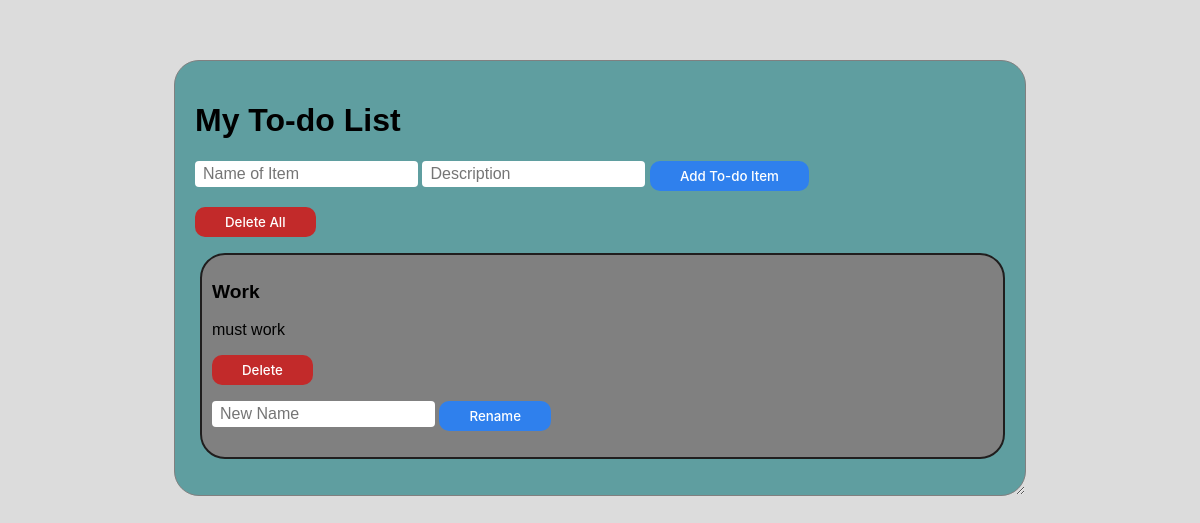
The page /todoapp/ on the database as committed earlier.
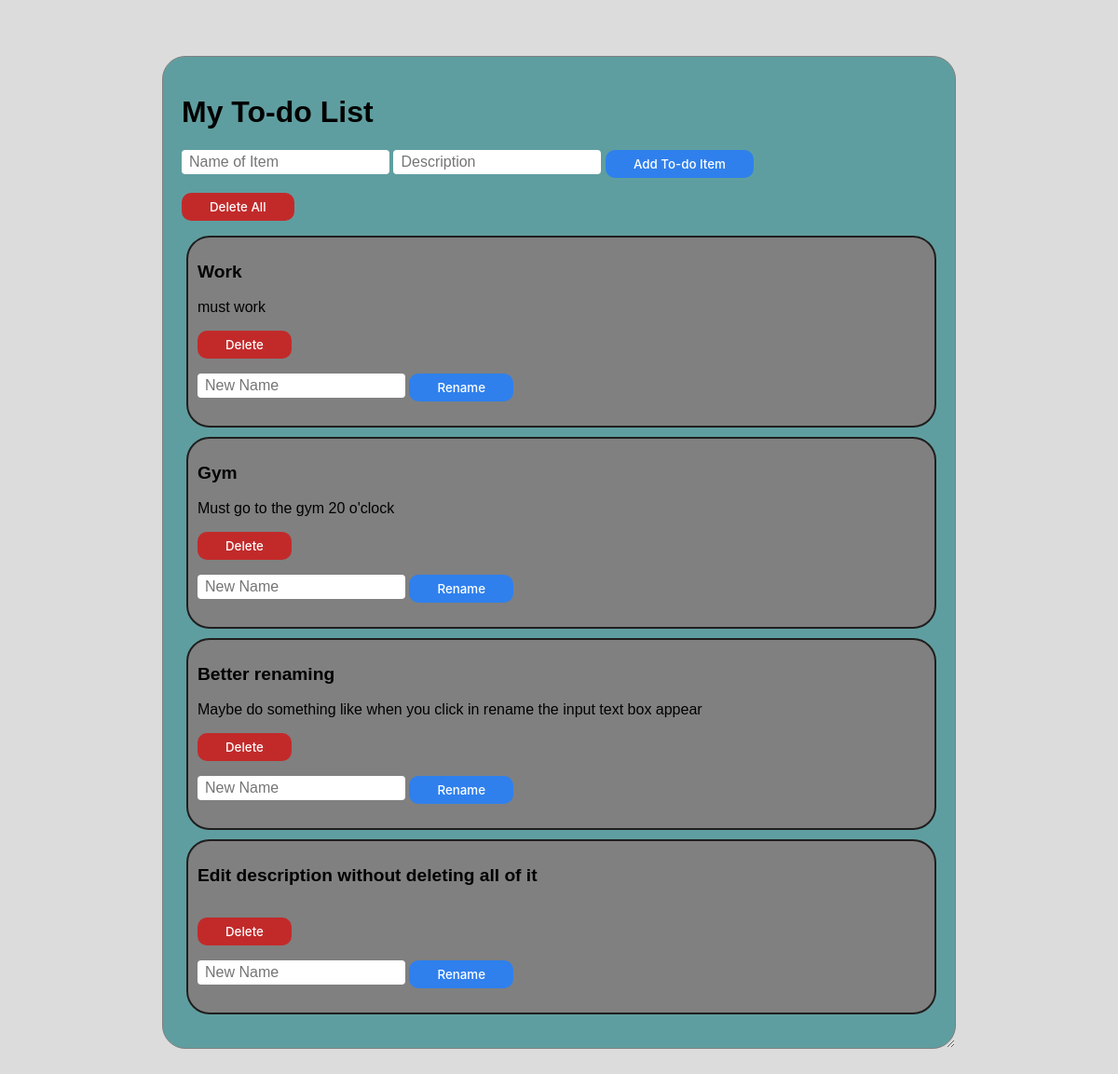
The same page on the database as committed later.
### todoapp/models.py (models this page shows)
class TodoListItem(models.Model):
    name = models.CharField(max_length=100)
    description = models.TextField()

### todoapp/views.py (the view)
# urls.py: path('todoapp/', todoappView),
def todoappView(request):
    all_todo_items = TodoListItem.objects.all()
    return render(request, 'index.html',
    {'all_items':all_todo_items})

### todoapp/templates/index.html (shortened to what this page needs)
{% load static %}
<html>
    <link rel="stylesheet" href="{% static 'todoapp/index.css' %}">
</html>
<body>
    <div class="resizable-content">
        <div id="header">
            <h1>My To-do List </h1>
        </div>
        <div id="forms">
            <form action="/addTodoItem/" method="post">
                <input class="input" type="text" name="name" placeholder="Name of Item" required>
                <input class="input" type="text" name="description" placeholder="Description">
                <input class="button" type="submit" value="Add To-do Item">
            </form>
            <form action="/deleteAllTodoItems/" method="post">
                <input class="bad-button" type="submit" value="Delete All">
            </form>
        </div>
        <div>
            <ul>
                {% for i in all_items %}
                <li>
                    <p>
                        <div class="item-name" style="font-family: 'Lucida Sans', 'Lucida Sans Regular', 'Lucida Grande', 'Lucida Sans Unicode', Geneva, Verdana, sans-serif;">{{i.name}}</div>
                        <br>
                        {{i.description}}
                    </p>
                    <form action="/deleteTodoItem/{{i.id}}/" method="post">
                        <input class="bad-button" type="submit" value="Delete">
                    </form>
                    <form action="/renameTodoItem/{{i.id}}/" method="post">
                        <input class="input" type="text" name="name" placeholder="New Name" required>
                        <input class="button" type="submit" value="Rename">
                    </form>
                </li>
                {% endfor %}
            </ul>
        </div>
    </div>
</body>

### todoapp/static/todoapp/index.css (style rules this page uses)
body { margin: 5%; font-family: 'Franklin Gothic Medium', 'Arial Narrow', Arial, sans-serif; background-color:gainsboro; outline: 1px black; display: flex; justify-content: center; }
.resizable-content { border: 1px grey; border-style: solid; background-color: cadetblue; border-radius: 25px; padding: 20px; min-height: 30px; min-width: 30px; resize: both; overflow: auto; max-height: fit-content; width: 75%; }
.item-name { font-size: larger; font-weight: bold; }
li { border: 2px rgb(32, 30, 30); border-style: solid; background-color: rgb(128, 128, 128); border-radius: 25px; padding: 10px; margin-bottom: 10px; }
ul { list-style-type: none; padding: 0px 0px 0px 5px; }
.button { appearance: none; backface-visibility: hidden; background-color: #2f80ed; border-radius: 10px; border-style: none; box-shadow: none; box-sizing: border-box; color: #fff; cursor: pointer; display: inline-block; font-family: Inter,-apple-system,system-ui,"Segoe UI",Helvetica,Arial,sans-serif; font-weight: 500; height: 30px; letter-spacing: normal; line-height:normal; outline: none; overflow: hidden; padding: 4px 30px; position: relative; text-align: center; text-decoration: none; transform: translate3d(0, 0, 0); transition: all .3s; user-select: none; -webkit-user-select: none; touch-action: manipulation; vertical-align: top; white-space: nowrap; }
.bad-button { appearance: none; backface-visibility: hidden; background-color: #c22a2a; border-radius: 10px; border-style: none; box-shadow: none; box-sizing: border-box; color: #fff; cursor: pointer; display: inline-block; font-family: Inter,-apple-system,system-ui,"Segoe UI",Helvetica,Arial,sans-serif; font-weight: 500; height: 30px; letter-spacing: normal; line-height:normal; outline: none; overflow: hidden; padding: 4px 30px; position: relative; text-align: center; text-decoration: none; transform: translate3d(0, 0, 0); transition: all .3s; user-select: none; -webkit-user-select: none; touch-action: manipulation; vertical-align: top; white-space: nowrap; }
.input { font-size: 16px; font-size: max(16px, 1em); font-family: inherit; padding: 0.25em 0.5em; background-color: #fff; border: 2px solid var(--input-border); border-radius: 4px; }

Rows that differ between the two databases and show on the page:
added TodoListItem: name "Gym", description "Must go to the gym 20 o'clock"
added TodoListItem: name "Better renaming", description "Maybe do something like when you click in rename the input text box appear"
added TodoListItem: name "Edit description without deleting all of it"
